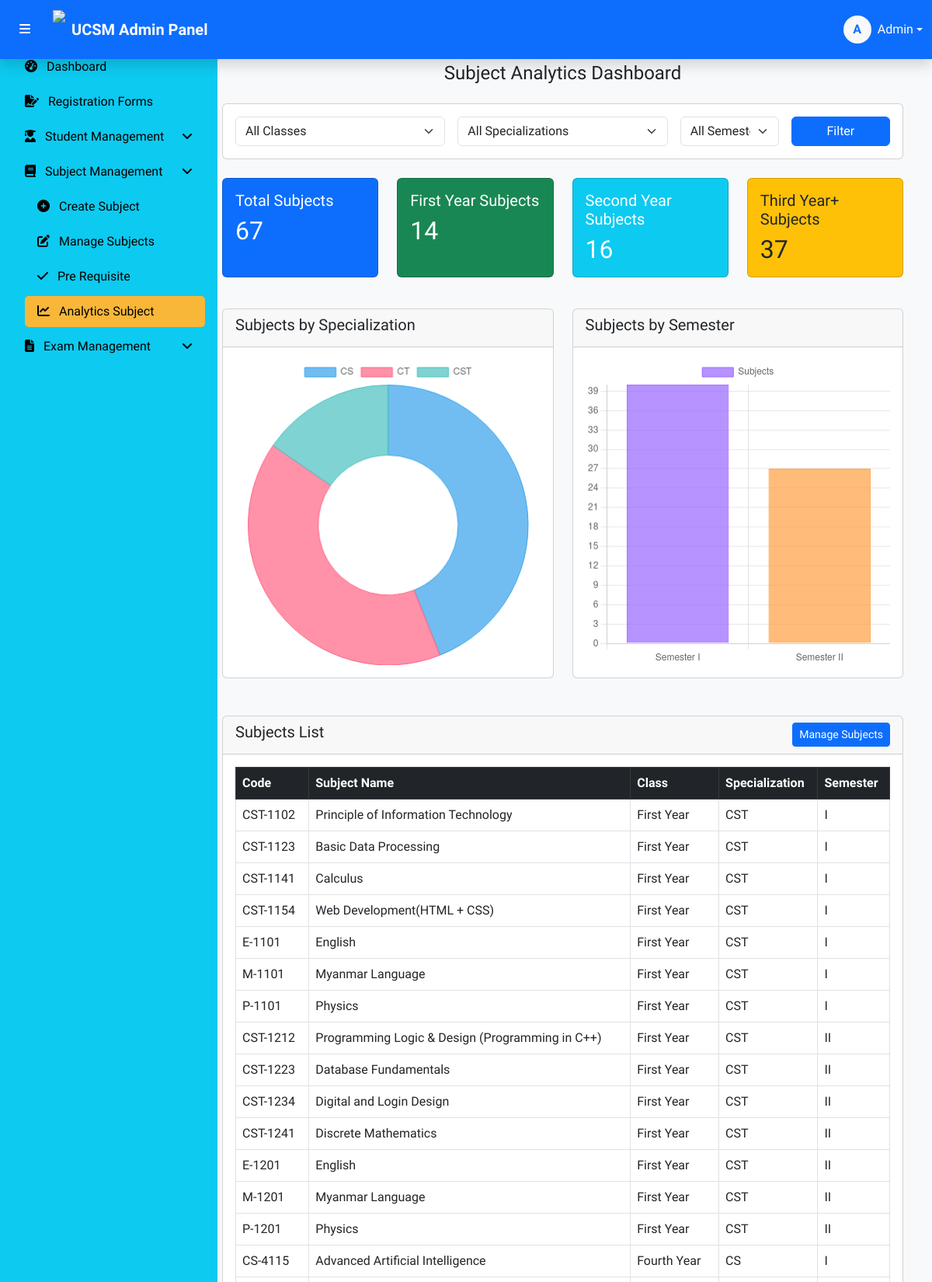
The page /analytics_subject.php (signed in, upper part) on the database its author committed.
### tables this page shows
CREATE TABLE `subjects` (
  `subject_id` int(11) NOT NULL,
  `subject_code` varchar(100) NOT NULL,
  `short_name` varchar(100) NOT NULL,
  `subject_name` varchar(255) NOT NULL,
  `sub_subject_name` varchar(100) NOT NULL,
  `academic_year` varchar(250) DEFAULT NULL,
  `credit_unit` int(11) DEFAULT NULL,
  `pre_requisite` varchar(100) DEFAULT NULL,
  `faculty` varchar(100) DEFAULT NULL,
  `specialization` varchar(255) DEFAULT NULL,
  `class` varchar(100) DEFAULT NULL,
  `semester` varchar(100) DEFAULT NULL,
  `type` varchar(50) DEFAULT NULL,
  `created_at` timestamp NOT NULL DEFAULT current_timestamp()
);

### analytics_subject.php (the view, shortened to what this page needs)
<?php
require 'includes/admin_header.php';
require 'includes/navbar.php';
?>
<div class="d-flex">
    <?php require 'includes/sidebar.php'; ?>
    <div class="main-content p-4" id="mainContent" style="margin-top: 56px;">
        <div class="container-fluid">
            <h4 class="text-center text-purple mb-4">Subject Analytics Dashboard</h4>
            <div class="card mb-4">
                <div class="card-body">
                    <form method="GET" class="row g-3">
                        <div class="col-md-4">
                            <select name="class" class="form-select">
                                <option value="">All Classes</option>
                            </select>
                        </div>
                        <div class="col-md-4">
                            <select name="specialization" class="form-select">
                                <option value="">All Specializations</option>
                            </select>
                        </div>
                        <div class="col-md-2">
                            <select name="semester" class="form-select">
                                <option value="">All Semesters</option>
                            </select>
                        </div>
                        <div class="col-md-2">
                            <button class="btn btn-primary w-100">Filter</button>
                        </div>
                    </form>
                </div>
            </div>
            <div class="row mb-4">
                <?php
                $totalQuery = "SELECT COUNT(*) as total FROM subjects";
                $stmt = $mysqli->prepare($totalQuery);
                $stmt->execute();
                $totalResult = $stmt->get_result();
                $totalSubjects = $totalResult->fetch_assoc()['total'];
                ?>
                <div class="col-md-3 mb-3">
                    <div class="card bg-primary text-white h-100">
                        <div class="card-body">
                            <h5 class="card-title">Total Subjects</h5>
                            <h2 class="card-text"><?= $totalSubjects ?></h2>
                        </div>
                    </div>
                </div>
                <?php
                $classQuery = "SELECT class, COUNT(*) as count FROM subjects";
                $classQuery .= " GROUP BY class";
                $stmt = $mysqli->prepare($classQuery);
                $stmt->execute();
                $classResult = $stmt->get_result();
                $classes = [];
                while ($row = $classResult->fetch_assoc()) {
                    $classes[$row['class']] = $row['count'];
                }
                ?>
                <div class="col-md-3 mb-3">
                    <div class="card bg-success text-white h-100">
                        <div class="card-body">
                            <h5 class="card-title">First Year Subjects</h5>
                            <h2 class="card-text"><?= $classes['First Year'] ?? 0 ?></h2>
                        </div>
                    </div>
                </div>
                <div class="col-md-3 mb-3">
                    <div class="card bg-info text-white h-100">
                        <div class="card-body">
                            <h5 class="card-title">Second Year Subjects</h5>
                            <h2 class="card-text"><?= $classes['Second Year'] ?? 0 ?></h2>
                        </div>
                    </div>
                </div>
                <div class="col-md-3 mb-3">
                    <div class="card bg-warning text-dark h-100">
                        <div class="card-body">
                            <h5 class="card-title">Third Year+ Subjects</h5>
                            <h2 class="card-text"><?= ($classes['Third Year'] ?? 0) + ($classes['Fourth Year'] ?? 0) + ($classes['Fifth Year'] ?? 0) ?></h2>
                        </div>
                    </div>
                </div>
            </div>
            <div class="row mb-4">
                <div class="col-md-6 mb-4">
                    <div class="card h-100">
                        <div class="card-header">
                            <h5>Subjects by Specialization</h5>
                        </div>
                        <div class="card-body">
                            <canvas id="specializationChart" height="300"></canvas>
                        </div>
                    </div>
                </div>
                <div class="col-md-6 mb-4">
                    <div class="card h-100">
                        <div class="card-header">
                            <h5>Subjects by Semester</h5>
                        </div>
                        <div class="card-body">
                            <canvas id="semesterChart" height="300"></canvas>
                        </div>
                    </div>
                </div>
            </div>
            <div class="card">
                <div class="card-header d-flex justify-content-between align-items-center">
                    <h5>Subjects List</h5>
                    <a href="manage_subjects.php" class="btn btn-sm btn-primary">Manage Subjects</a>
                </div>
                <div class="card-body table-responsive">
                    <table class="table table-bordered table-hover">
                        <thead class="table-dark">
                            <tr>
                                <th>Code</th>
                                <th>Subject Name</th>
                                <th>Class</th>
                                <th>Specialization</th>
                                <th>Semester</th>
                            </tr>
                        </thead>
                        <tbody>
                            <?php
                            $query = "SELECT * FROM subjects";
                            $params = [];
                            $types = '';
                            $query .= " ORDER BY class, specialization, semester, subject_code";
                            $stmt = $mysqli->prepare($query);
                            $stmt->execute();
                            $result = $stmt->get_result();
                            if ($result->num_rows > 0) {
                                while ($subject = $result->fetch_assoc()) {
                                    echo "<tr>
                                            <td>" . htmlspecialchars($subject['subject_code']) . "</td>
                                            <td>" . htmlspecialchars($subject['subject_name']) . "</td>
                                            <td>" . htmlspecialchars($subject['class']) . "</td>
                                            <td>" . htmlspecialchars($subject['specialization']) . "</td>
                                            <td>" . htmlspecialchars($subject['semester']) . "</td>
                                          </tr>";
                                }
                            } else {
                                echo "<tr><td colspan='5' class='text-center'>No subjects found with the selected filters.</td></tr>";
                            }
                            ?>
                        </tbody>
                    </table>
                </div>
            </div>
        </div>
    </div>
</div>
<script>
// Data for charts from PHP
<?php
$specQuery = "SELECT
                SUM(CASE WHEN FIND_IN_SET('CS', specialization) > 0 THEN 1 ELSE 0 END) as cs_count,
                SUM(CASE WHEN FIND_IN_SET('CT', specialization) > 0 THEN 1 ELSE 0 END) as ct_count,
                SUM(CASE WHEN FIND_IN_SET('CST', specialization) > 0 THEN 1 ELSE 0 END) as cst_count
              FROM subjects";
if (!empty($_GET['class']) || !empty($_GET['semester'])) {
    $conditions = [];
    $params = [];
    $types = '';
    if (!empty($_GET['class'])) {
        $conditions[] = "class = ?";
        $params[] = $_GET['class'];
        $types .= 's';
    }
    if (!empty($_GET['semester'])) {
        $conditions[] = "semester = ?";
        $params[] = $_GET['semester'];
        $types .= 's';
    }
    $specQuery .= " WHERE " . implode(" AND ", $conditions);
}
$stmt = $mysqli->prepare($specQuery);
if (!empty($params)) {
    $stmt->bind_param($types, ...$params);
}
$stmt->execute();
$specResult = $stmt->get_result();
$specData = $specResult->fetch_assoc();
$semQuery = "SELECT semester, COUNT(*) as count FROM subjects";
if (!empty($_GET['class']) || !empty($_GET['specialization'])) {
    $conditions = [];
    $params = [];
    $types = '';
    if (!empty($_GET['class'])) {
        $conditions[] = "class = ?";
        $params[] = $_GET['class'];
        $types .= 's';
    }
    if (!empty($_GET['specialization'])) {
        $conditions[] = "FIND_IN_SET(?, specialization)";
        $params[] = $_GET['specialization'];
        $types .= 's';
    }
    $semQuery .= " WHERE " . implode(" AND ", $conditions);
}
$semQuery .= " GROUP BY semester";
$stmt = $mysqli->prepare($semQuery);
if (!empty($params)) {
    $stmt->bind_param($types, ...$params);
}
$stmt->execute();
$semResult = $stmt->get_result();
$semData = ['I' => 0, 'II' => 0];
while ($row = $semResult->fetch_assoc()) {
    $semData[$row['semester']] = $row['count'];
}
?>
// Specialization Chart
const specCtx = document.getElementById('specializationChart').getContext('2d');
const specChart = new Chart(specCtx, {
    type: 'doughnut',
    data: {
        labels: ['CS', 'CT', 'CST'],
        datasets: [{
            data: [
                <?= $specData['cs_count'] ?? 0 ?>,
                <?= $specData['ct_count'] ?? 0 ?>,
                <?= $specData['cst_count'] ?? 0 ?>
            ],
            backgroundColor: [
                'rgba(54, 162, 235, 0.7)',
                'rgba(255, 99, 132, 0.7)',
                'rgba(75, 192, 192, 0.7)'
            ],
            borderColor: [
                'rgba(54, 162, 235, 1)',
                'rgba(255, 99, 132, 1)',
                'rgba(75, 192, 192, 1)'
            ],
            borderWidth: 1
        }]
    },
    options: {
        responsive: true,
        plugins: {
            legend: {
                position: 'top',
            },
            tooltip: {
                callbacks: {
                    label: function(context) {
                        let label = context.label || '';
                        if (label) {
                            label += ': ';
                        }
                        label += context.raw + ' subjects';
                        return label;
                    }
                }
            }
        }
    }
});
// Semester Chart
const semCtx = document.getElementById('semesterChart').getContext('2d');
const semChart = new Chart(semCtx, {
    type: 'bar',
    data: {
        labels: ['Semester I', 'Semester II'],
        datasets: [{
            label: 'Subjects',
            data: [
                <?= $semData['I'] ?? 0 ?>,
                <?= $semData['II'] ?? 0 ?>
            ],
            backgroundColor: [
                'rgba(153, 102, 255, 0.7)',
                'rgba(255, 159, 64, 0.7)'
            ],
            borderColor: [
                'rgba(153, 102, 255, 1)',
                'rgba(255, 159, 64, 1)'
            ],
            borderWidth: 1
        }]
    },
    options: {
        responsive: true,
        scales: {
            y: {
                beginAtZero: true,
                ticks: {
                    stepSize: 1
                }
            }
        },
        plugins: {
            tooltip: {
                callbacks: {
                    label: function(context) {
                        return context.raw + ' subjects';
                    }
                }
            }
        }
    }
});
</script>
<?php require 'includes/admin_footer.php'; ?>

### admin_header.php (style rules this page uses)
:root { --ucsm-blue: #1a3e8c; --ucsm-gold: #f8b739; }
body { font-family: 'Padauk', sans-serif; background-color: #f8f9fa; }
.main-content { margin-left: 280px; padding-top: 56px; min-height: calc(100vh - 56px); transition: margin-left 0.3s ease; }

### analytics_subject.php (style rules this page uses)
.main-content { margin-left: 250px; transition: all 0.3s ease; padding: 20px; }

### rows shown on the page
subjects: subject_code "CST-1102", subject_name "Principle of Information Technology", class "First Year", specialization "CST", semester "I"
subjects: subject_code "CST-1123", subject_name "Basic Data Processing", class "First Year", specialization "CST", semester "I"
subjects: subject_code "CST-1141", subject_name "Calculus", class "First Year", specialization "CST", semester "I"
subjects: subject_code "CST-1154", subject_name "Web Development(HTML + CSS)", class "First Year", specialization "CST", semester "I"
subjects: subject_code "E-1101", subject_name "English", class "First Year", specialization "CST", semester "I"
subjects: subject_code "M-1101", subject_name "Myanmar Language", class "First Year", specialization "CST", semester "I"
subjects: subject_code "P-1101", subject_name "Physics", class "First Year", specialization "CST", semester "I"
subjects: subject_code "CST-1212", subject_name "Programming Logic & Design (Programming in C++)", class "First Year", specialization "CST", semester "II"
subjects: subject_code "CST-1223", subject_name "Database Fundamentals", class "First Year", specialization "CST", semester "II"
subjects: subject_code "CST-1234", subject_name "Digital and Login Design", class "First Year", specialization "CST", semester "II"
subjects: subject_code "CST-1241", subject_name "Discrete Mathematics", class "First Year", specialization "CST", semester "II"
subjects: subject_code "E-1201", subject_name "English", class "First Year", specialization "CST", semester "II"
subjects: subject_code "M-1201", subject_name "Myanmar Language", class "First Year", specialization "CST", semester "II"
subjects: subject_code "P-1201", subject_name "Physics", class "First Year", specialization "CST", semester "II"
subjects: subject_code "CS-4115", subject_name "Advanced Artificial Intelligence", class "Fourth Year", specialization "CS", semester "I"

### other values the page prints
substr($admin_name, 0, 1) "A"
$admin_name "Admin"
str_replace('_', ' ', pathinfo($page, PATHINFO_FILENAME)) "Create Subject"
str_replace('_', ' ', pathinfo($page, PATHINFO_FILENAME)) "Manage Subjects"
str_replace('_', ' ', pathinfo($page, PATHINFO_FILENAME)) "Pre Requisite"
str_replace('_', ' ', pathinfo($page, PATHINFO_FILENAME)) "Analytics Subject"
$totalSubjects "67"
$classes['First Year'] "14"
$classes['Second Year'] "16"
chart data {{ $specData['cs_count'] }} 40
chart data {{ $specData['ct_count'] }} 37
chart data {{ $specData['cst_count'] }} 14
chart data {{ $semData['I'] }} 40
